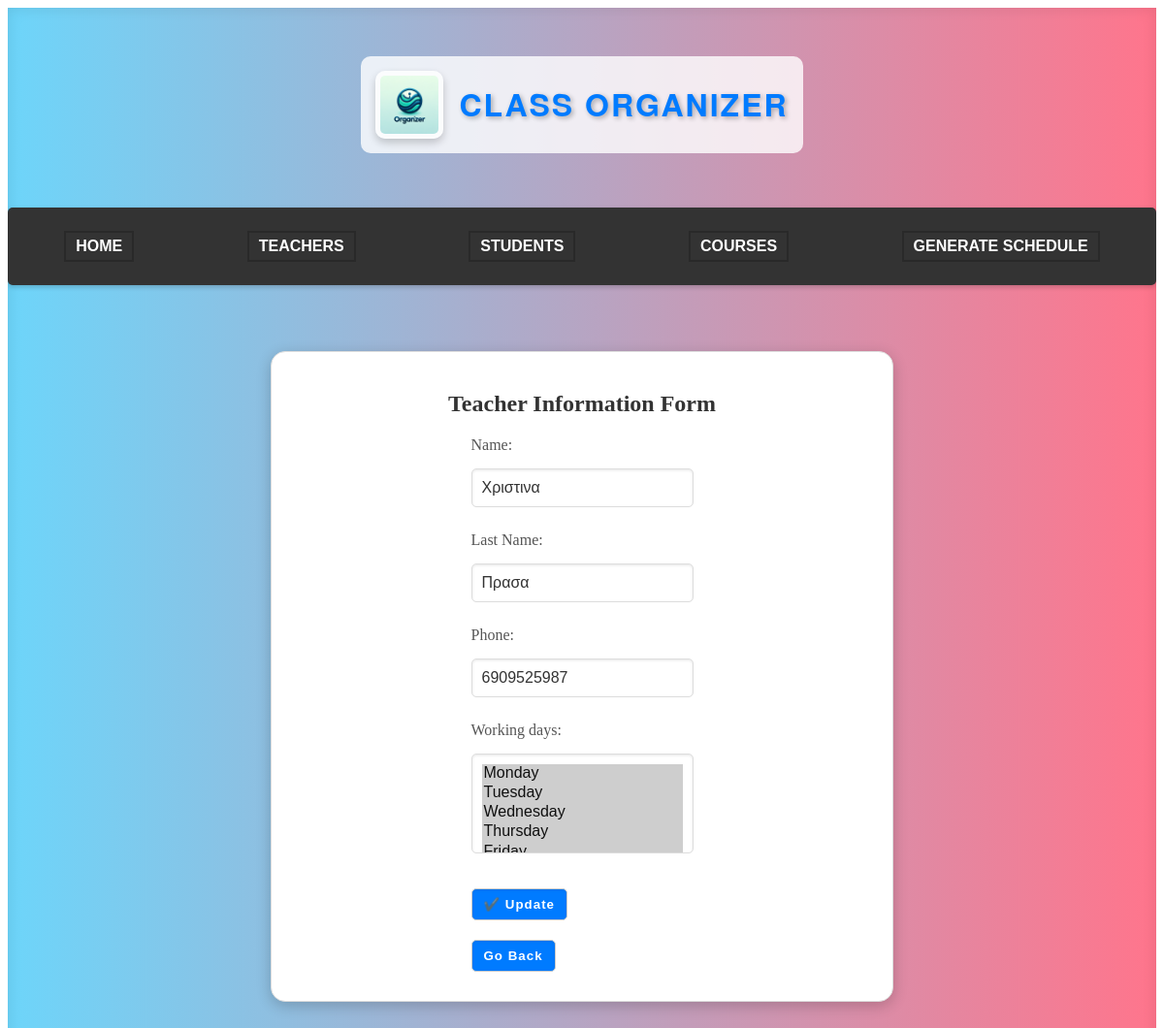
Page /classapp/editteacher/5/ on the earlier database version.
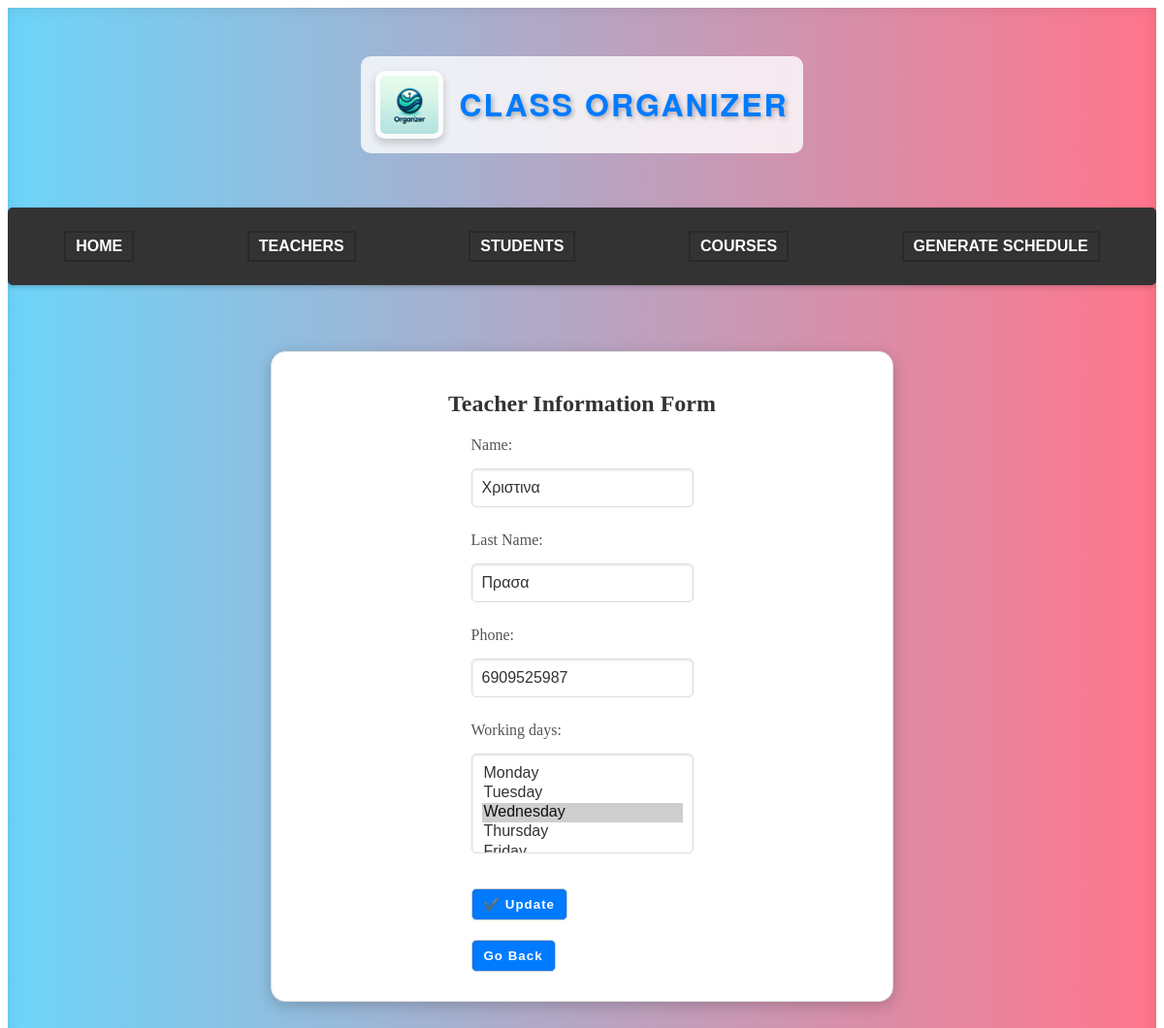
Same page on the later database version.
### classapp/models.py (models this page shows)
class Teacher(models.Model):
    teacher_id = models.AutoField(primary_key=True) #primary key
    name = models.CharField(max_length=50)
    last_name = models.CharField(max_length=50)
    phone = models.CharField(max_length=50)
    working_days = models.CharField(max_length=50, default='')

### classapp/views.py (the view)
# urls.py: path('editteacher/<int:teacher_id>/', views.editteacher, name='editteacher'),
def editteacher(request, teacher_id):
    teacher = get_object_or_404(Teacher, teacher_id=teacher_id)
    print(f"Retrieved teacher: {teacher}")
    if request.method == 'POST':
        form = TeacherForm(request.POST, instance=teacher)
        if form.is_valid():
            teacher = form.save(commit=False)  # Get an instance of the model without saving it to the database
            teacher.name = form.cleaned_data['name']
            teacher.last_name = form.cleaned_data['last_name']
            teacher.phone = form.cleaned_data['phone']
            teacher.working_days = ','.join(request.POST.getlist('working_days'))  # Get a list of selected days
            teacher.save()
            print(f"Updated teacher: {teacher}")
            teachers = Teacher.objects.all()
            return render(request, 'teacher.html', {'teacher_id': teacher.teacher_id, 'data': teachers})
    else:
        form = TeacherForm(instance=teacher)
    print(f"Form errors: {form.errors}")
    return render(request, 'editteacher.html', {'form': form, 'teacher': teacher})

### classapp/forms.py
class TeacherForm(forms.ModelForm):
    class Meta:
        model = Teacher
        fields = ['name', 'last_name', 'phone', 'working_days']

### classapp/templates/editteacher.html (shortened to what this page needs)
<!DOCTYPE html>
<html lang="en">
<head>
    {% load static %}
    <link rel="stylesheet" href=" {% static 'style.css' %} ">
</head>
<body>
    <div class="main-container">
        <header>
            <img src="{% static 'classorganizerlogo.png' %}" alt="Logo" class="logo">
            <h1 class="siteTitle">Class Organizer</h1>
        </header>
        <nav class="navbar">
            <ul class="navbar-nav">
                <li class="nav-item"><a href="{% url 'home' %}">Home</a></li>
                <li class="nav-item"><a href="{% url 'teacher' %}">Teachers</a></li>
                <li class="nav-item"><a href="{% url 'student' %}">Students</a></li>
                <li class="nav-item"><a href="{% url 'course' %}">Courses</a></li>
                <li class="nav-item"><a href="{% url 'schedule' %}">Generate Schedule</a></li>
            </ul>
        </nav>
            <div class="form-container">
                <h2>Teacher Information Form</h2>
                <form action="{% url 'editteacher' teacher.teacher_id %}" method="post">
                    <div class="form-group">
                        <label for="name">Name:</label>
                        <input type="text" id="name" name="name" maxlength="50" required value="{{ teacher.name }}">
                    </div>
                    <div class="form-group">
                        <label for="last_name">Last Name:</label>
                        <input type="text" id="last_name" name="last_name" maxlength="50" required value="{{ teacher.last_name }}">
                    </div>
                    <div class="form-group">
                        <label for="phone">Phone:</label>
                        <input type="text" id="phone" name="phone" maxlength="50" required value="{{ teacher.phone }}">
                    </div>
                    <div class="form-group">
                        <label for="working_days">Working days:</label>
                        <div class="select-wrapper">
                            <select id="working_days" name="working_days" multiple required>
                                <option value="monday" {% if "monday" in teacher.working_days %}selected{% endif %}>Monday</option>
                                <option value="tuesday" {% if "tuesday" in teacher.working_days %}selected{% endif %}>Tuesday</option>
                                <option value="wednesday" {% if "wednesday" in teacher.working_days %}selected{% endif %}>Wednesday</option>
                                <option value="thursday" {% if "thursday" in teacher.working_days %}selected{% endif %}>Thursday</option>
                                <option value="friday" {% if "friday" in teacher.working_days %}selected{% endif %}>Friday</option>
                            </select>
                        </div>
                    </div>
                    <button class="teacher_submit_btn"type="submit">✔️ Update</button>
                    <div>
                        <button class="go_back_btn" onclick="history.back()">Go Back</button>
                    </div>
                </form>
            </div>
    </div>
</body>
</html>

Differences in the rows shown:
changed Teacher "Χριστινα": working_days "Monday ☑ / Tuesday ☑ / Wednesday ☑ / Thursday ☑" → "Monday / Tuesday / Wednesday ☑ / Thursday"
